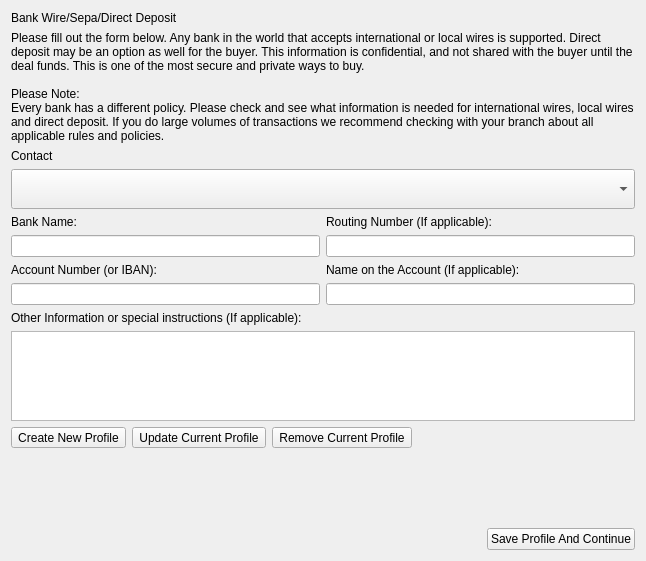
<?xml version="1.0" encoding="UTF-8"?>
<ui version="4.0">
 <class>Form</class>
 <widget class="QWidget" name="Form">
  <property name="geometry">
   <rect>
    <x>0</x>
    <y>0</y>
    <width>646</width>
    <height>561</height>
   </rect>
  </property>
  <property name="windowTitle">
   <string>Form</string>
  </property>
  <layout class="QGridLayout" name="gridLayout">
   <item row="9" column="0" colspan="2">
    <widget class="QTextEdit" name="OtherBox">
     <property name="sizePolicy">
      <sizepolicy hsizetype="Expanding" vsizetype="Expanding">
       <horstretch>1</horstretch>
       <verstretch>1</verstretch>
      </sizepolicy>
     </property>
     <property name="minimumSize">
      <size>
       <width>0</width>
       <height>89</height>
      </size>
     </property>
     <property name="maximumSize">
      <size>
       <width>16777215</width>
       <height>90</height>
      </size>
     </property>
    </widget>
   </item>
   <item row="5" column="0">
    <widget class="QLineEdit" name="BankBox">
     <property name="text">
      <string/>
     </property>
    </widget>
   </item>
   <item row="7" column="0">
    <widget class="QLineEdit" name="AccountBox">
     <property name="text">
      <string/>
     </property>
    </widget>
   </item>
   <item row="5" column="1">
    <widget class="QLineEdit" name="RoutingBox">
     <property name="text">
      <string/>
     </property>
    </widget>
   </item>
   <item row="7" column="1">
    <widget class="QLineEdit" name="NameBox">
     <property name="text">
      <string/>
     </property>
    </widget>
   </item>
   <item row="1" column="0" colspan="2">
    <widget class="QLabel" name="WireBrowser">
     <property name="text">
      <string>Please fill out the form below. Any bank in the world that accepts international or local wires is supported. Direct deposit may be an option as well for the buyer. This information is confidential, and not shared with the buyer until the deal funds. This is one of the most secure and private ways to buy.

Please Note:
Every bank has a different policy. Please check and see what information is needed for international wires, local wires and direct deposit. If you do large volumes of transactions we recommend checking with your branch about all applicable rules and policies.</string>
     </property>
     <property name="wordWrap">
      <bool>true</bool>
     </property>
    </widget>
   </item>
   <item row="2" column="0" colspan="2">
    <widget class="QLabel" name="label">
     <property name="text">
      <string>Contact</string>
     </property>
    </widget>
   </item>
   <item row="12" column="0" colspan="2">
    <layout class="QHBoxLayout" name="horizontalLayout_2">
     <item>
      <spacer name="horizontalSpacer_2">
       <property name="orientation">
        <enum>Qt::Horizontal</enum>
       </property>
       <property name="sizeHint" stdset="0">
        <size>
         <width>40</width>
         <height>20</height>
        </size>
       </property>
      </spacer>
     </item>
     <item>
      <widget class="QPushButton" name="Save1">
       <property name="text">
        <string>Save Profile And Continue</string>
       </property>
      </widget>
     </item>
    </layout>
   </item>
   <item row="0" column="0" colspan="2">
    <widget class="QLabel" name="WireText">
     <property name="maximumSize">
      <size>
       <width>16777215</width>
       <height>75</height>
      </size>
     </property>
     <property name="text">
      <string>Bank Wire/Sepa/Direct Deposit</string>
     </property>
    </widget>
   </item>
   <item row="10" column="0" colspan="2">
    <layout class="QHBoxLayout" name="horizontalLayout">
     <item>
      <widget class="QToolButton" name="Create1">
       <property name="text">
        <string>Create New Profile</string>
       </property>
      </widget>
     </item>
     <item>
      <widget class="QToolButton" name="Update1">
       <property name="text">
        <string>Update Current Profile</string>
       </property>
      </widget>
     </item>
     <item>
      <widget class="QToolButton" name="Remove1">
       <property name="text">
        <string>Remove Current Profile</string>
       </property>
      </widget>
     </item>
     <item>
      <spacer name="horizontalSpacer">
       <property name="orientation">
        <enum>Qt::Horizontal</enum>
       </property>
       <property name="sizeHint" stdset="0">
        <size>
         <width>40</width>
         <height>20</height>
        </size>
       </property>
      </spacer>
     </item>
    </layout>
   </item>
   <item row="4" column="0">
    <widget class="QLabel" name="BankName">
     <property name="text">
      <string>Bank Name:</string>
     </property>
    </widget>
   </item>
   <item row="6" column="0">
    <widget class="QLabel" name="AccountName">
     <property name="text">
      <string>Account Number (or IBAN):</string>
     </property>
    </widget>
   </item>
   <item row="6" column="1">
    <widget class="QLabel" name="NameAct">
     <property name="text">
      <string>Name on the Account (If applicable):</string>
     </property>
    </widget>
   </item>
   <item row="3" column="0" colspan="2">
    <widget class="QComboBox" name="WireSelect">
     <property name="minimumSize">
      <size>
       <width>0</width>
       <height>40</height>
      </size>
     </property>
     <property name="maximumSize">
      <size>
       <width>16777215</width>
       <height>40</height>
      </size>
     </property>
     <property name="cursor">
      <cursorShape>PointingHandCursor</cursorShape>
     </property>
    </widget>
   </item>
   <item row="4" column="1">
    <widget class="QLabel" name="Routing">
     <property name="text">
      <string>Routing Number (If applicable):</string>
     </property>
    </widget>
   </item>
   <item row="11" column="0" colspan="2">
    <spacer name="verticalSpacer">
     <property name="orientation">
      <enum>Qt::Vertical</enum>
     </property>
     <property name="sizeHint" stdset="0">
      <size>
       <width>20</width>
       <height>20</height>
      </size>
     </property>
    </spacer>
   </item>
   <item row="8" column="0" colspan="2">
    <widget class="QLabel" name="OtherInfo">
     <property name="text">
      <string>Other Information or special instructions (If applicable):</string>
     </property>
    </widget>
   </item>
  </layout>
 </widget>
 <resources>
  <include location="../../../NEW UI/Halo.qrc"/>
 </resources>
 <connections/>
</ui>
